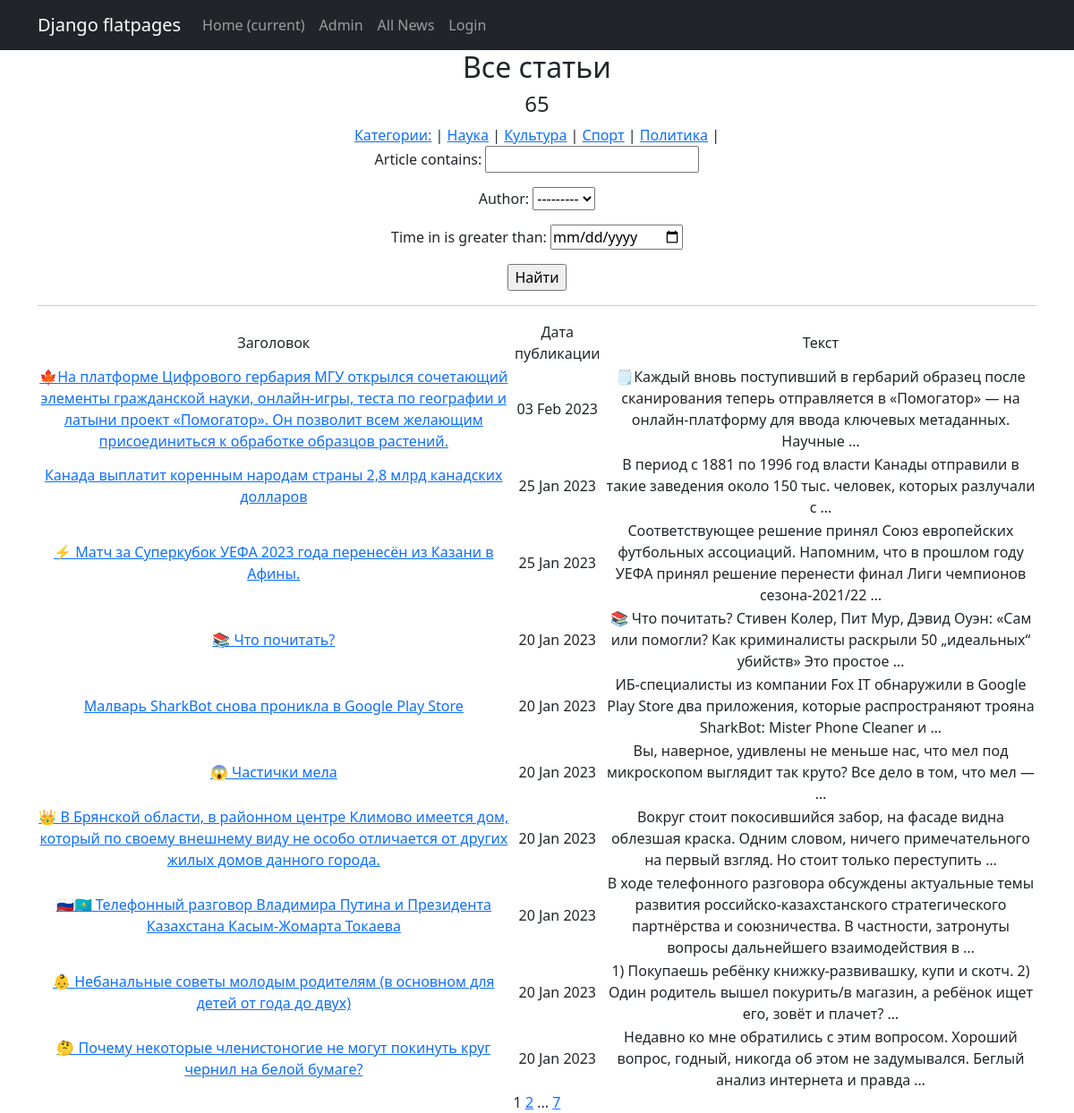
The page /news/ on the database as committed earlier.
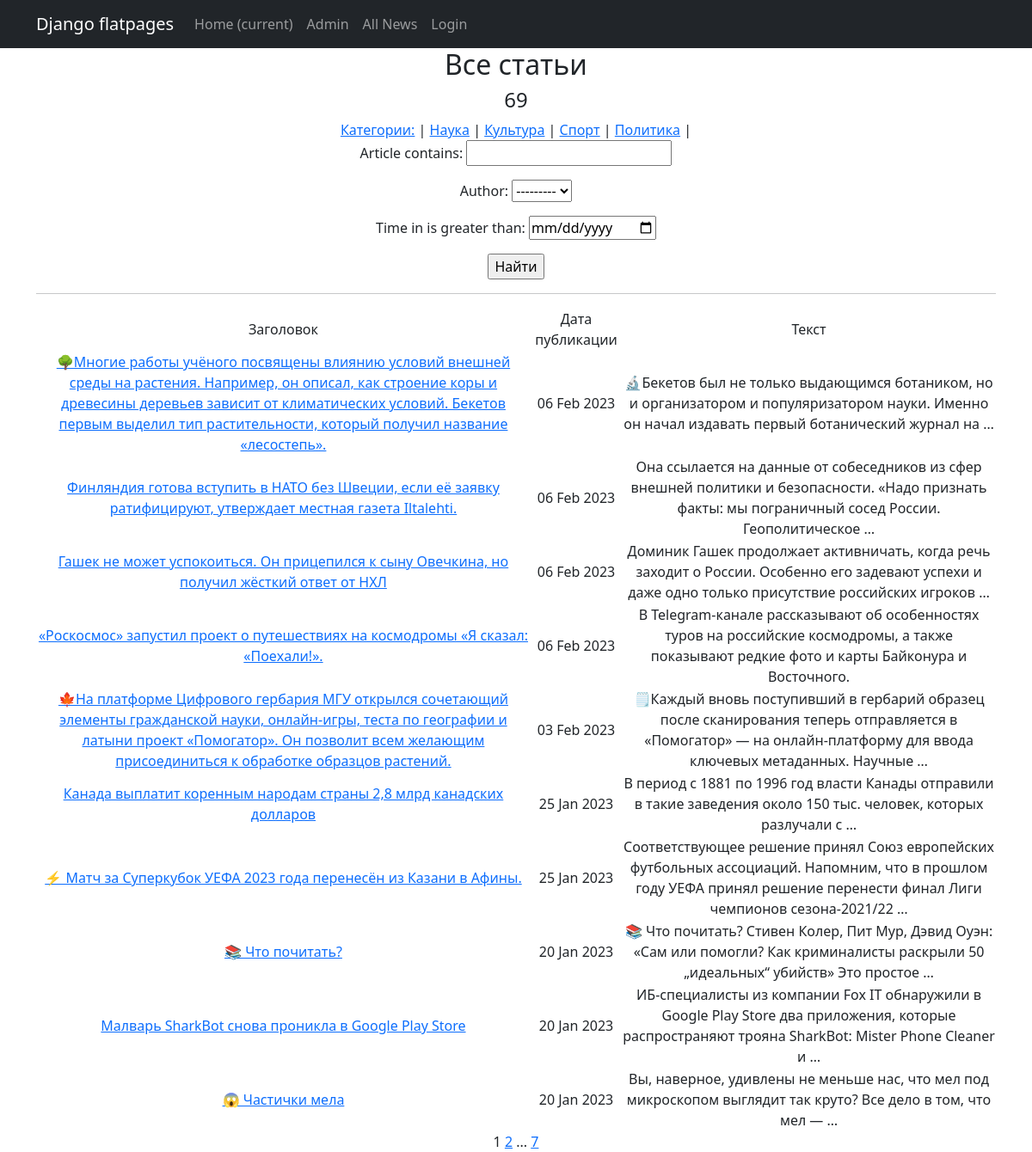
The same page on the database as committed later.
### news/models.py (models this page shows, shortened)
class Category(models.Model):
    name = models.CharField(max_length=255, unique=True) #название категории. Поле должно быть уникальным
    subscribers = models.ManyToManyField(User)

class Post(models.Model):
    author = models.ForeignKey(Author, on_delete=models.CASCADE) # связь «один ко многим» с моделью Author;
    position = models.CharField(max_length=255, choices=POSITION) # поле с выбором — «статья» или «новость»;
    time_in = models.DateTimeField(auto_now_add=True) # автоматически добавляемая дата и время создания;
    category = models.ManyToManyField(Category, through='PostCategory') # связь «многие ко многим» с моделью Category (с дополнительной моделью PostCategory);
    article = models.CharField(max_length=255)  # заголовок статьи/новости;
    text = models.TextField() # текст статьи/новости;
    rating = models.FloatField(default=0.0) # рейтинг статьи/новости.

### news/views.py (the view)
# urls.py: path('', cache_page(60*1)(PostsList.as_view()), name='news_list'),
class PostsList(ListView):
    model = Post
    ordering = '-time_in'
    template_name = 'news_list.html'
    context_object_name = 'news_list'
    paginate_by = 10  # вот так мы можем указать количество записей на странице
    def get_queryset(self):
        queryset = super().get_queryset()
        self.filterset = PostFilter(self.request.GET, queryset)
        return self.filterset.qs
    def get_context_data(self, **kwargs):
        context = super().get_context_data(**kwargs)
        context['news_count'] = Post.objects.all()
        context['filterset'] = self.filterset
        context['next_sale'] = None
        context['is_not_author'] = not self.request.user.groups.filter(name='authors').exists()
        context['is_not_common'] = not self.request.user.groups.filter(name='common').exists()
        context['get_category'] = Category.objects.all()
        context['auth'] = self.request.user.groups.filter(name='common').exists()
        return context

### news/models.py (called while the page is built)
    def __str__(self):
        return self.user.username

### news/templatetags/custom_filters.py (called while the page is built)
@register.filter()
def censor(value):
    try:
        if not isinstance(value, str):
            raise CensorException('Error')
        v = value
        for word in WORDS:
            if word in v:
                v = v.replace(word, f'{word[:1]}{len(word[1:])*"*"}')
            if word.capitalize() in v:
                v = v.replace(word.capitalize(), f'{word[:1].capitalize()}{len(word[1:])*"*"}')
        return v
    except CensorException as e:
        print(e)

### news/templatetags/custom_tags.py (called while the page is built)
@register.simple_tag(takes_context=True)
def url_replace(context, **kwargs):
   d = context['request'].GET.copy()
   for k, v in kwargs.items():
       d[k] = v
   return d.urlencode()

### templates/news_list.html (shortened to what this page needs)
{% extends 'flatpages/default.html' %}
{% load custom_filters %}
{% load custom_tags %}
{% block content %}
<h2>Все статьи</h2>
   <h4>{{ news_count|length }}</h4>
    <div class="col">
       <div class="news">
           <a href="/news" title="разделы новостей">Категории:</a> |
           {% for c in get_category %}
                <a href="?category={{c.id}}"
                >{{ c.name }}</a> |
           {% endfor %}
       </div>
    </div>
   <form action="" method="get">
       {{ filterset.form.as_p }}
       <input type="submit" value="Найти" />
   </form>
    <hr>
   {% if news_list %}
       <table>
           <tr>
               <td>Заголовок</td>
               <td>Дата публикации</td>
               <td>Текст</td>
           </tr>
           {% for news in news_list %}
           <tr>
               <td><a href="{{ news.id }}">{{ news.article|censor }}</a></td>
               <td>{{ news.time_in|date:'d M Y' }}</td>
               <td>{{ news.text|censor|truncatewords:20}}</td>
           </tr>
           {% endfor %}
       </table>
   {% else %}
       <h2>Статей нет!</h2>
   {% endif %}
   {{ page_obj.number }}
   {% if page_obj.has_next %}
       <a href="?{% url_replace page=page_obj.next_page_number %}">{{ page_obj.next_page_number }}</a>
       {% if paginator.num_pages != page_obj.next_page_number %}
           ...
       <a href="?{% url_replace page=page_obj.paginator.num_pages %}">{{ page_obj.paginator.num_pages }}</a>
       {% endif %}
   {% endif %}
{% endblock content %}

Rows that differ between the two databases and show on the page:
no longer on this page (row unchanged): Post: article|censor "👑 В Брянской области, в районном центре Климово имеется дом, который по своему внешнему виду не особо отличается от других жилых домов данного города.", time_in "20 Jan 2023", text|censor "Вокруг стоит покосившийся забор, на фасаде видна облезшая краска. Одним словом, ничего примечательного на первый взгляд. Но стоит только переступить …"
no longer on this page (row unchanged): Post: article|censor "🇷🇺🇰🇿 Телефонный разговор Владимира Путина и Президента Казахстана Касым-Жомарта Токаева", time_in "20 Jan 2023", text|censor "В ходе телефонного разговора обсуждены актуальные темы развития российско-казахстанского стратегического партнёрства и союзничества. В частности, затронуты вопросы дальнейшего взаимодействия в …"
no longer on this page (row unchanged): Post: article|censor "👶 Небанальные советы молодым родителям (в основном для детей от года до двух)", time_in "20 Jan 2023", text|censor "1) Покупаешь ребёнку книжку-развивашку, купи и скотч. 2) Один родитель вышел покурить/в магазин, а ребёнок ищет его, зовёт и плачет? …"
no longer on this page (row unchanged): Post: article|censor "🤔 Почему некоторые членистоногие не могут покинуть круг чернил на белой бумаге?", time_in "20 Jan 2023", text|censor "Недавно ко мне обратились с этим вопросом. Хороший вопрос, годный, никогда об этом не задумывался. Беглый анализ интернета и правда …"
added Post: article|censor "🌳Многие работы учёного посвящены влиянию условий внешней среды на растения. Например, он описал, как строение коры и древесины деревьев зависит от климатических условий. Бекетов первым выделил тип растительности, который получил название «лесостепь».", time_in "06 Feb 2023", text|censor "🔬Бекетов был не только выдающимся ботаником, но и организатором и популяризатором науки. Именно он начал издавать первый ботанический журнал на …"
added Post: article|censor "Финляндия готова вступить в НАТО без Швеции, если её заявку ратифицируют, утверждает местная газета Iltalehti.", time_in "06 Feb 2023", text|censor "Она ссылается на данные от собеседников из сфер внешней политики и безопасности. «Надо признать факты: мы пограничный сосед России. Геополитическое …"
added Post: article|censor "Гашек не может успокоиться. Он прицепился к сыну Овечкина, но получил жёсткий ответ от НХЛ", time_in "06 Feb 2023", text|censor "Доминик Гашек продолжает активничать, когда речь заходит о России. Особенно его задевают успехи и даже одно только присутствие российских игроков …"
added Post: article|censor "«Роскосмос» запустил проект о путешествиях на космодромы «Я сказал: «Поехали!».", time_in "06 Feb 2023", text|censor "В Telegram-канале рассказывают об особенностях туров на российские космодромы, а также показывают редкие фото и карты Байконура и Восточного."
Other text that changed with them:
{{ news_count|length }}: "65" → "69"
